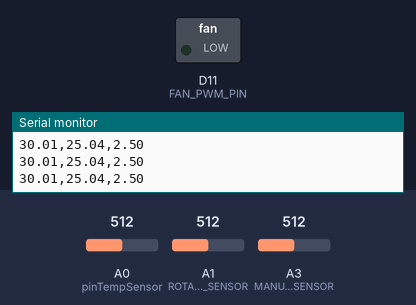
The sketch below on a simulated Arduino Zero (SAMD21). Parts: switched loads named in the sketch (green lamp = pin HIGH), the last lines printed to the serial monitor. Inputs (shaded band) come from the test bench; at power-on: A3 (MANUAL_TEMP_SENSOR) = 512, A1 (ROTARY_ANGLE_SENSOR) = 512, A0 (pinTempSensor) = 512.

Above: at 1.3 s.
1.4 s: A3 (MANUAL_TEMP_SENSOR) set to 716
At 1.9 s:
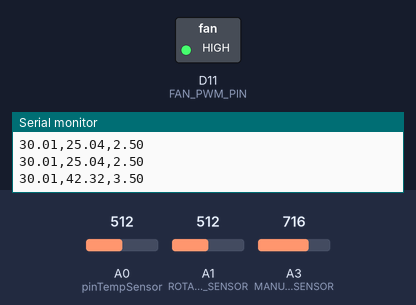
3.0 s: A3 (MANUAL_TEMP_SENSOR) set to 511
At 4.2 s:
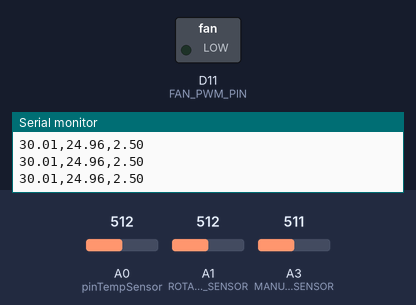
4.5 s: A1 (ROTARY_ANGLE_SENSOR) set to 306
At 5.5 s:
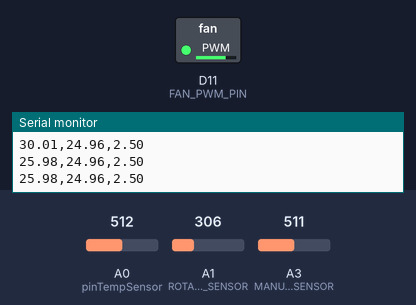
6.0 s: A1 (ROTARY_ANGLE_SENSOR) set to 245
At 6.7 s:
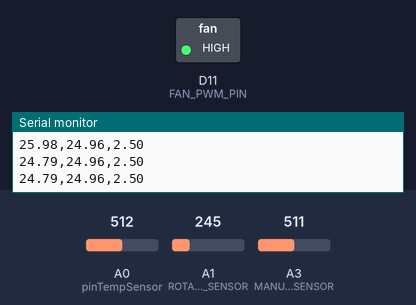
Timing chart, 0 to 8.5 s (numbered marks = the images above; inputs shaded):
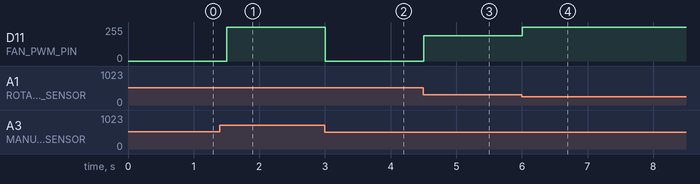

Measured:
- after the input at 1.4 s, D11 (FAN_PWM_PIN): 0/255 → 255/255 after 0.10 s
- after the input at 3.0 s, D11 (FAN_PWM_PIN): 255/255 → 0/255 at once
- after the input at 4.5 s, D11 (FAN_PWM_PIN): 0/255 → 189/255 at once
- after the input at 6.0 s, D11 (FAN_PWM_PIN): 189/255 → 255/255 at once

The sketch:

TwoPointController.ino
```cpp
#include <math.h>
#include <Wire.h>
#include "rgb_lcd.h"

const int ROTARY_ANGLE_SENSOR = A1;
const float ADC_REF = 5.0; //reference voltage of ADC is 5v.If the Vcc switch on the seeeduino
                    //board switches to 3V3, the ADC_REF should be 3.3
const float GROVE_VCC = 5.0; //VCC of the grove interface is normally 5v
const float FULL_ANGLE = 300.0; //full value of the rotary angle is 300 degrees

const float B = 4275;               // B value of the thermistor
const float R0 = 100000;            // R0 = 100k
const int pinTempSensor = A0;     // Grove - Temperature Sensor connect to A0
const int MANUAL_TEMP_SENSOR = A3;
const int FAN_PWM_PIN = 11;
const int FAN_TACHO = A4;
const float MY_VCC = 5.0;
const float MY_B = 4600;
const float lower_threshold_diff = 4.0;

rgb_lcd lcd;

const int colorR = 0;
const int colorG = 255;
const int colorB = 0;

#if defined(ARDUINO_ARCH_AVR)
#define debug  Serial
#elif defined(ARDUINO_ARCH_SAMD) ||  defined(ARDUINO_ARCH_SAM)
#define debug  SerialUSB
#else
#define debug  Serial
#endif

void setup()
{
    Serial.begin(9600);

    pinMode(ROTARY_ANGLE_SENSOR, INPUT);
    // pinMode(FAN_PWM_PIN, OUTPUT);
    pinMode(FAN_TACHO, INPUT);

    // analogWrite(FAN_PWM_PIN, 0);

}

void loop()
{
    // My own temp sensor
    float temp_voltage;
    int temp_sensor_value = analogRead(MANUAL_TEMP_SENSOR);
    temp_voltage = (float)temp_sensor_value * ADC_REF / 1023.0;
    float temp_r = (MY_VCC / temp_voltage - 1.0) * R0;
    float my_temperature = 1.0 / (log(temp_r / R0) / MY_B + 1 / 298.15) - 273.15; // Convert to temperature via datasheet

    // Temperature reading
    int a = analogRead(pinTempSensor);

    float R = 1023.0 / a - 1.0;
    R = R0 * R;

    float temperature = 1.0 / (log(R / R0) / B + 1 / 298.15) - 273.15; // Convert to temperature via datasheet

    // Target temperature reading
    float voltage;
    int sensor_value = analogRead(ROTARY_ANGLE_SENSOR);
    voltage = (float)sensor_value * ADC_REF / 1023.0;
    float degrees = (voltage * FULL_ANGLE) / GROVE_VCC;
    float target;
    target = 20.0 + (degrees * 20.0 / FULL_ANGLE);

    float lower_target = target - lower_threshold_diff;

    int pwm_speed = (int)min(255.0, max(0.0, 255.0 * (my_temperature - lower_target) / lower_threshold_diff));
    analogWrite(FAN_PWM_PIN, pwm_speed);

    // Send temperature and target to serial port on the same line separated by a tab
    Serial.print(target);
    Serial.print(",");
    Serial.print(my_temperature);
    Serial.print(",");
    Serial.println(temp_voltage);

    delay(500);
}
```
